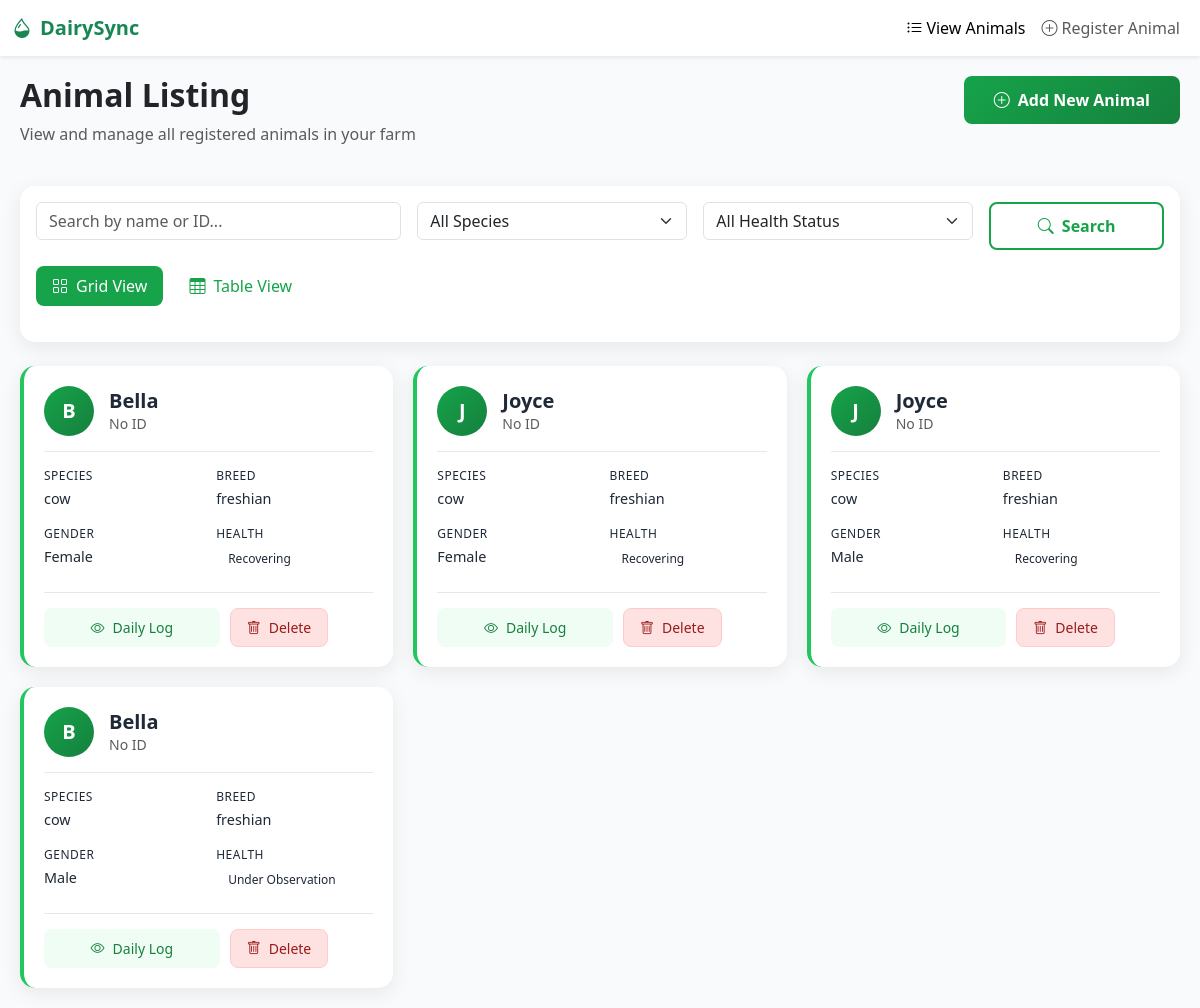
The page /animal_listing/ on the database as committed earlier.
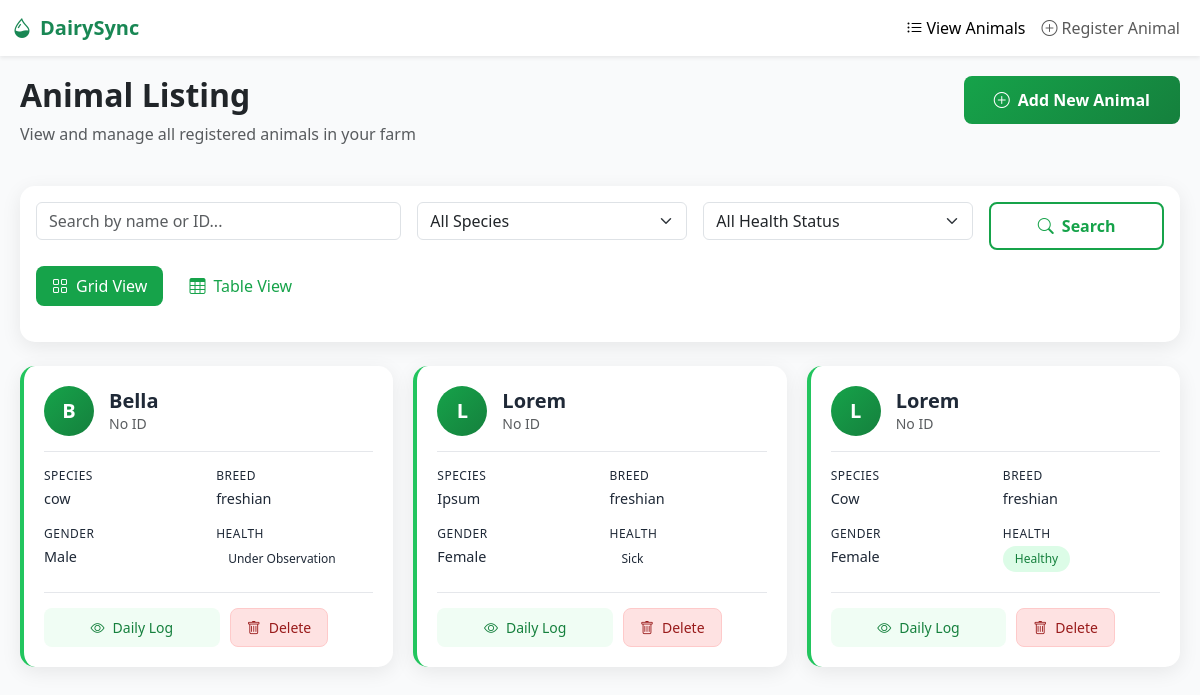
The same page on the database as committed later.
### dairysyncapp/models.py (models this page shows, shortened)
class Animal(models.Model):
    GENDER_CHOICES = [
        ('male','Male'),
        ('female','Female')
    ]
    HEALTH_STATUS_CHOICES = [
        ('healthy','Healthy'),
        ('sick','Sick'),
        ('recovering','Recovering'),
        ('unknown','Unknown')
    ]
    name = models.CharField(max_length=100)
    species = models.CharField(max_length=100)
    breed = models.CharField(max_length=20)
    gender = models.CharField(max_length=20)
    health_status = models.CharField(max_length=20,choices=HEALTH_STATUS_CHOICES,default='healthy')
    created_at = models.DateTimeField(auto_now_add=True)
    updated_at = models.DateTimeField(auto_now_add=True)
    class Meta:
        ordering = ['-created_at']

### dairysyncapp/views.py (the view)
# urls.py: path('animal_listing/', views.animal_listing_page, name='animal-listing'),
def animal_listing_page(request):
    animals = Animal.objects.all()
    return render(request, 'listing.html', {'animals': animals})

### dairysyncapp/templates/listing.html (shortened to what the changed rows need)
{% load static %}
<!DOCTYPE html>
<html lang="en">
<head>
    <link href="https://cdn.jsdelivr.net/npm/bootstrap@5.3.0-alpha1/dist/css/bootstrap.min.css" rel="stylesheet">
    <link rel="stylesheet" href="https://cdn.jsdelivr.net/npm/bootstrap-icons@1.8.1/font/bootstrap-icons.css">
</head>
<body>
    <div class="container-main">
        <div class="row mb-4">
            <div class="col-md-8">
                <h1 class="h2 fw-bold text-dark mb-2">Animal Listing</h1>
            </div>
        </div>
        <div id="gridView" class="view-container">
            {% if animals %}
            <div class="animals-grid" id="animalsGrid">
                {% for animal in animals %}
                <div class="animal-card" data-animal-id="{{ animal.id }}" data-species="{{ animal.species }}" data-status="{{ animal.status }}">
                    <div class="card-header-custom">
                        <div class="avatar">{{ animal.name|first|upper|default:"A" }}</div>
                        <div>
                            <h3 class="card-name">{{ animal.name|default:"Unnamed Animal" }}</h3>
                            <div class="text-muted small">{{ animal.animal_id|default:"No ID" }}</div>
                        </div>
                    </div>
                    <div class="animal-info">
                        <div class="info-item">
                            <span class="info-label">Species</span>
                            <span class="info-value">{{ animal.species|default:"Not Specified" }}</span>
                        </div>
                        <div class="info-item">
                            <span class="info-label">Breed</span>
                            <span class="info-value">{{ animal.breed|default:"Not Specified" }}</span>
                        </div>
                        <div class="info-item">
                            <span class="info-label">Gender</span>
                            <span class="info-value">{{ animal.gender|default:"Not Specified"|title }}</span>
                        </div>
                        <div class="info-item">
                            <span class="info-label">Health</span>
                            <span class="info-value">
                                <span class="status-badge {{ animal.health_status|default:'healthy' }}">
                                    {{ animal.get_health_status_display|default:"Healthy" }}
                                </span>
                            </span>
                        </div>
                    </div>
                    <div class="action-buttons">
    <a href="{% url 'add-daily-log' animal.id %}" class="btn-custom btn-view">
        <i class="bi bi-eye me-2"></i>Daily Log
    </a>
    <form method="POST" action="{% url 'animal-delete' animal.id %}" style="display: inline; flex: 1;">
        <button type="submit" class="btn-custom btn-delete" onclick="return confirm('Are you sure you want to delete {{ animal.name }}?')">
            <i class="bi bi-trash me-2"></i>Delete
        </button>
    </form>
</div>
                </div>
                {% endfor %}
            </div>
            {% endif %}
        </div>
    </div>
</body>
</html>

Rows that differ between the two databases and show on the page:
removed Animal: name|first "B", name "Bella", animal_id "No ID", species "cow", breed "freshian", gender "Female", health_status "Recovering"
removed Animal: name|first "J", name "Joyce", animal_id "No ID", species "cow", breed "freshian", gender "Female", health_status "Recovering"
removed Animal: name|first "J", name "Joyce", animal_id "No ID", species "cow", breed "freshian", gender "Male", health_status "Recovering"
added Animal: name|first "L", name "Lorem", animal_id "No ID", species "Ipsum", breed "freshian", gender "Female", health_status "Sick"
added Animal: name|first "L", name "Lorem", animal_id "No ID", species "Cow", breed "freshian", gender "Female", health_status "Healthy"
